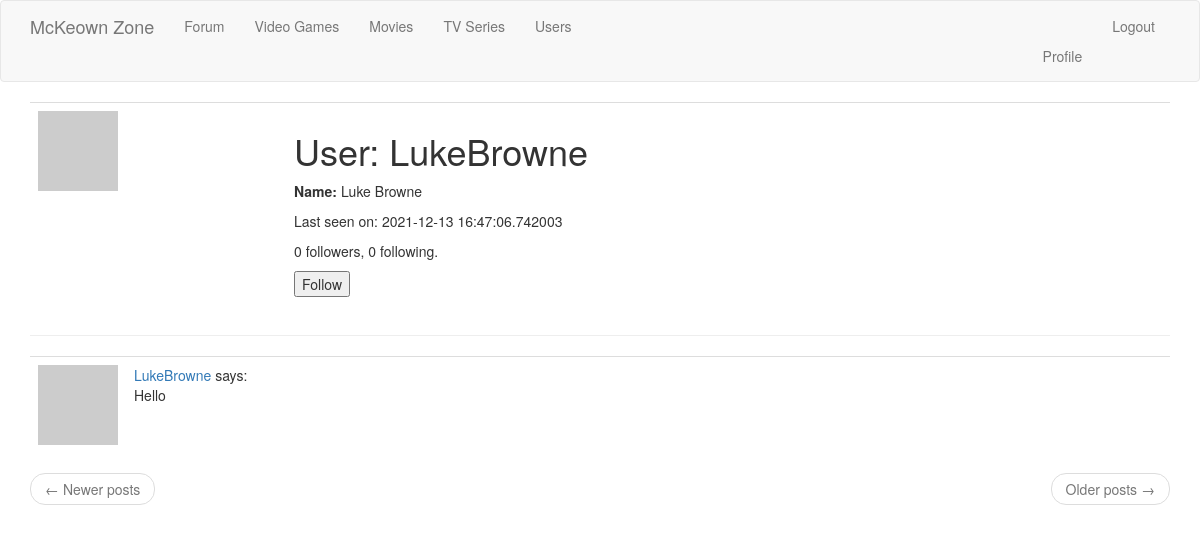
The page /user/LukeBrowne (signed in) on the database its author committed.
### app/models.py (models this page shows, shortened)
class User(UserMixin, db.Model):
	id = db.Column(db.Integer, primary_key=True)
	username = db.Column(db.String(64), index=True, unique=True)
	first_name = db.Column(db.String(64))
	last_name = db.Column(db.String(64))
	email = db.Column(db.String(120), index=True, unique=True)
	password_hash = db.Column(db.String(128))
	posts = db.relationship('Post', backref='author', lazy='dynamic')
	about_me = db.Column(db.String(140))
	last_seen = db.Column(db.DateTime, default= datetime.utcnow)
	Address_id = db.Column(db.Integer, db.ForeignKey('address.id', ondelete='CASCADE'))
	is_admin = db.Column(db.Boolean, default=False)
	followed = db.relationship(
		'User',
		secondary=followers,
		primaryjoin = (followers.c.follower_id == id),
		secondaryjoin = (followers.c.followed_id == id),
		backref= db.backref('followers', lazy='dynamic'),
		lazy='dynamic')
	def avatar(self, size):
		digest = md5(self.email.lower().encode('utf-8')).hexdigest()
		return 'https://www.gravatar.com/avatar/{}?d=identicon&s={}'.format(digest, size)
	def is_following(self, user):
		return self.followed.filter(
			followers.c.followed_id == user.id
		).count() > 0

class Post(db.Model):
	id = db.Column(db.Integer, primary_key=True)
	body = db.Column(db.Text)
	timestamp = db.Column(db.DateTime, index=True, default=datetime.utcnow)
	user_id = db.Column(db.Integer, db.ForeignKey('user.id'))

### app/routes.py (the view)
@app.route('/user/<username>')
@login_required
def user(username):
	user = User.query.filter_by(username=username).first_or_404()
	page = request.args.get('page', 1, type=int)
	posts = user.posts.order_by(Post.timestamp.desc()).paginate(
		page, app.config['POSTS_PER_PAGE'], False)
	next_url = url_for('user', username=user.username, page = posts.next_num) if posts.has_next else None
	prev_url = url_for('user', username=user.username, page = posts.prev_num) if posts.has_prev else None
	form = EmptyForm()
	return render_template('user.html', user=user, posts=posts.items, form=form, next_url=next_url, prev_url=prev_url)

### app/forms.py
class EmptyForm(FlaskForm):
	submit = SubmitField('Submit')

### app/models.py (called while the page is built)
@login.user_loader
def load_user(id):
	return User.query.get(int(id));

### app/routes.py (called while the page is built)
@app.before_request
def before_request():
	if current_user.is_authenticated:
		current_user.last_seen = datetime.utcnow()
		db.session.commit()

### app/templates/user.html (shortened to what this page needs)
{% extends "base.html" %}
{% block app_content %}
    <table class="table table-hover">
        <tr valign="top">
            <td width="256px"><img src="{{ user.avatar(256) }}"></td>
            <td>
                <h1>User: {{ user.username }}</h1>
                <p><b>Name:  </b>{{ user.first_name}}  {{user.last_name}}</p>
                {% if user.last_seen %}<p>Last seen on: {{ user.last_seen }}</p>{% endif %}
                <p>{{ user.followers.count() }} followers, {{ user.followed.count() }} following.</p>
                {% if user == current_user %}
                	<p><a href="{{ url_for('edit_profile') }}">Edit your Profile</a></p>
                {% elif not current_user.is_following(user) %}
                	<p><form action="{{url_for('follow', username=user.username) }}", method="post">
                		{{ form.submit(value="Follow") }}
                	</form></p>
                {% else %}
                	<p><form action="{{url_for('unfollow', username=user.username) }}", method="post">
                		{{ form.hidden_tag() }}
                		{{ form.submit(value="Unfollow") }}
                	</form></p>
                {% endif %}
            </td>
        </tr>
    </table>
    <hr>
    {% for post in posts %}
    	{% include '_post.html' %}
    {% endfor %}
    <nav aria-label="...">
        <ul class="pager">
            <li class="previous{% if not prev_url %} disabled{% endif %}">
                <a href="{{ prev_url or '#' }}">
                    <span aria-hidden="true">&larr;</span> Newer posts
                </a>
            </li>
            <li class="next{% if not next_url %} disabled{% endif %}">
                <a href="{{ next_url or '#' }}">
                    Older posts <span aria-hidden="true">&rarr;</span>
                </a>
            </li>
        </ul>
    </nav>
{% endblock %}

### app/templates/_post.html (shortened to what this page needs)
    <table class="table table-hover">
    	<tr>
    		<td width="70px"><a href="{{ url_for('user', username= post.author.username) }} "><img src="{{ post.author.avatar(36) }}"></a></td>
			<td><a href="{{ url_for('user', username=post.author.username) }}">{{ post.author.username }}</a> says: <br> {{ post.body }} </td>
    	</tr>
    </table>

### rows shown on the page
User: username "LukeBrowne", first_name "Luke", last_name "Browne", last_seen "2021-12-13 16:47:06.742003"
Post: author.username "LukeBrowne", body "Hello"

### other values the page prints
{{ user.followers.count() }} "0"
{{ user.followed.count() }} "0"
